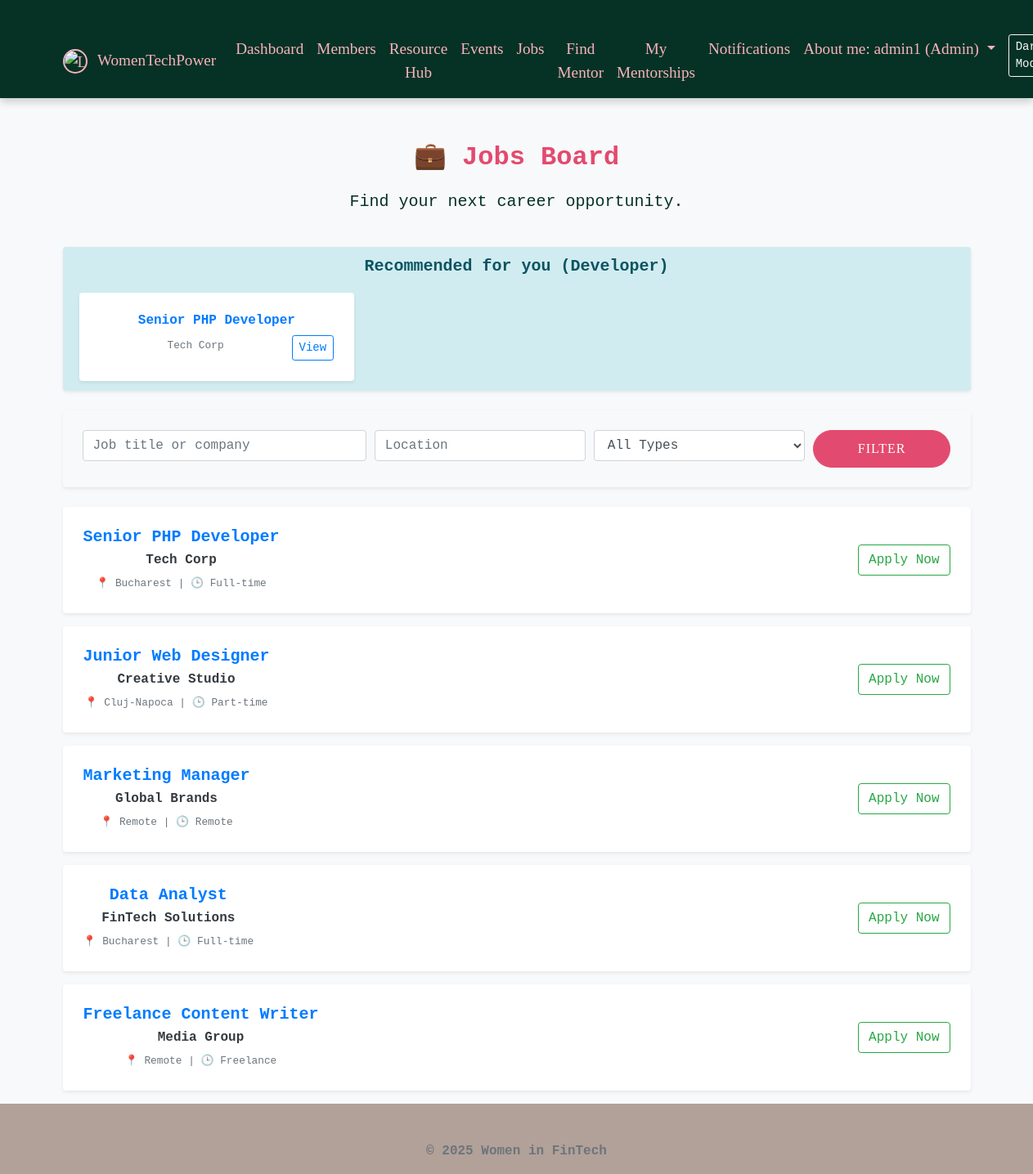
/jobs.php (signed in), run on the app's committed database.
### tables this page shows
CREATE TABLE `members` (
  `id` int(11) NOT NULL,
  `first_name` varchar(50) NOT NULL,
  `last_name` varchar(50) NOT NULL,
  `email` varchar(100) NOT NULL,
  `password` varchar(255) DEFAULT NULL,
  `role` enum('member','mentor','admin') DEFAULT 'member',
  `profession` varchar(100) DEFAULT NULL,
  `company` varchar(100) DEFAULT NULL,
  `expertise` text DEFAULT NULL,
  `linkedin_profile` varchar(255) DEFAULT NULL,
  `status` enum('active','pending','mentor') DEFAULT 'pending',
  `created_at` timestamp NOT NULL DEFAULT current_timestamp(),
  `profile_image` varchar(255) DEFAULT NULL
);

CREATE TABLE `jobs` (
  `id` int(11) NOT NULL,
  `title` varchar(255) NOT NULL,
  `company` varchar(255) NOT NULL,
  `location` varchar(255) DEFAULT NULL,
  `type` enum('Full-time','Part-time','Remote','Freelance') NOT NULL,
  `description` text DEFAULT NULL,
  `created_at` timestamp NOT NULL DEFAULT current_timestamp()
);

### jobs.php (the view, shortened to what this page needs)
<?php
include_once "includes/header.php";
$database = new Database();
$db = $database->getConnection();
$user_id = $_SESSION['user_id'];
$stmt_user = $db->prepare("SELECT profession FROM members WHERE id = ?");
$stmt_user->execute([$user_id]);
$user_prof = $stmt_user->fetchColumn();
$sql_rec = "SELECT * FROM jobs WHERE title LIKE ? LIMIT 3";
$stmt_rec = $db->prepare($sql_rec);
$stmt_rec->execute(["%$user_prof%"]);
$search = isset($_GET['search']) ? $_GET['search'] : '';
$location = isset($_GET['location']) ? $_GET['location'] : '';
$query = "SELECT * FROM jobs WHERE 1=1";
$params = [];
$query .= " ORDER BY created_at DESC";
$stmt = $db->prepare($query);
$stmt->execute($params);
?>
<div class="row mb-4">
    <div class="col-12">
        <h2 style="color: var(--raspberry);">💼 Jobs Board</h2>
        <p class="lead">Find your next career opportunity.</p>
    </div>
</div>
<?php if($stmt_rec->rowCount() > 0): ?>
<div class="alert alert-info shadow-sm border-0 mb-4">
    <h5 class="alert-heading">Recommended for you (<?php echo htmlspecialchars($user_prof); ?>)</h5>
    <div class="row mt-3">
        <?php while($rec = $stmt_rec->fetch(PDO::FETCH_ASSOC)): ?>
            <div class="col-md-4">
                <div class="card border-0 shadow-sm">
                    <div class="card-body">
                        <h6 class="font-weight-bold text-primary"><?php echo htmlspecialchars($rec['title']); ?></h6>
                        <small class="text-muted"><?php echo htmlspecialchars($rec['company']); ?></small>
                        <a href="job_details.php?id=<?php echo $rec['id']; ?>" class="btn btn-sm btn-outline-primary float-right">View</a>
                    </div>
                </div>
            </div>
        <?php endwhile; ?>
    </div>
</div>
<?php endif; ?>
<div class="card p-4 shadow-sm mb-4 border-0" style="background-color: #f8f9fa;">
    <form method="GET" class="form-row">
        <div class="col-md-4 mb-2">
            <input type="text" name="search" class="form-control" placeholder="Job title or company" value="<?php echo htmlspecialchars($search); ?>">
        </div>
        <div class="col-md-3 mb-2">
            <input type="text" name="location" class="form-control" placeholder="Location" value="<?php echo htmlspecialchars($location); ?>">
        </div>
        <div class="col-md-3 mb-2">
            <select name="type" class="form-control">
                <option value="">All Types</option>
            </select>
        </div>
        <div class="col-md-2">
            <button type="submit" class="btn btn-primary btn-block">Filter</button>
        </div>
    </form>
</div>
<div class="row">
    <?php while ($row = $stmt->fetch(PDO::FETCH_ASSOC)): ?>
    <div class="col-md-12 mb-3">
        <div class="card shadow-sm border-0">
            <div class="card-body d-flex justify-content-between align-items-center">
                <div>
                    <h5 class="card-title mb-1 text-primary"><?php echo htmlspecialchars($row['title']); ?></h5>
                    <p class="mb-1 text-dark font-weight-bold"><?php echo htmlspecialchars($row['company']); ?></p>
                    <small class="text-muted">📍 <?php echo htmlspecialchars($row['location']); ?> | 🕒 <?php echo htmlspecialchars($row['type']); ?></small>
                </div>
                <a href="job_details.php?id=<?php echo $row['id']; ?>" class="btn btn-outline-success">Apply Now</a>
            </div>
        </div>
    </div>
    <?php endwhile; ?>
</div>
<?php include_once "includes/footer.php"; ?>

### css/style.css (style rules this page uses)
:root { --deep-green: #053225; --raspberry: #E34A6F; --pale-pink: #F7B2BD; --greige: #B2A198; --soft-green: #60A561; --bg-color: #f8f9fa; --text-color: var(--deep-green); --card-bg: #ffffff; --nav-bg: var(--deep-green); --btn-color: var(--raspberry); --link-color: var(--raspberry); }
body { font-family: 'Rockwell', 'Courier Bold', Courier, Georgia, Times, 'Times New Roman', serif; background-color: var(--bg-color); color: var(--text-color); min-height: 100vh; display: flex; flex-direction: column; text-align: center; transition: background-color 0.3s ease, color 0.3s ease; }
h1, h2, h3, h4, h5 { font-weight: bold; color: var(--raspberry); margin-bottom: 20px; }
.card-body { padding: 25px; }
.card-title { color: var(--soft-green); font-weight: bold; }
.btn-primary { background-color: var(--raspberry); border-color: var(--raspberry); border-radius: 50px; padding: 10px 30px; font-family: 'Rockwell', serif; text-transform: uppercase; letter-spacing: 1px; transition: all 0.3s; }

### data on the page
members: profession "Developer"
jobs: title "Senior PHP Developer", company "Tech Corp", location "Bucharest", type "Full-time"
jobs: title "Junior Web Designer", company "Creative Studio", location "Cluj-Napoca", type "Part-time"
jobs: title "Marketing Manager", company "Global Brands", location "Remote", type "Remote"
jobs: title "Data Analyst", company "FinTech Solutions", location "Bucharest", type "Full-time"
jobs: title "Freelance Content Writer", company "Media Group", location "Remote", type "Freelance"

### other printed values
$_SESSION['name'] "admin1"
$_SESSION['role'] "Admin"
